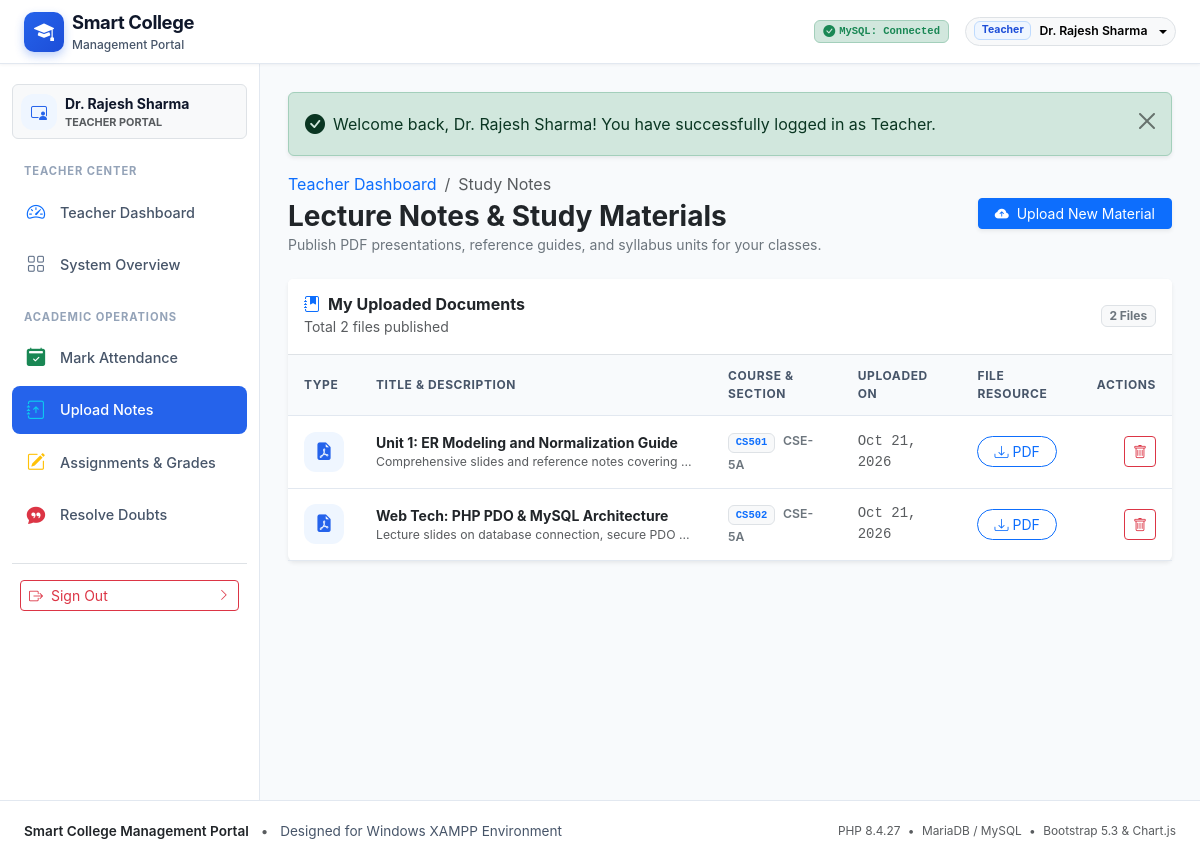
Screenshot of /modules/teacher/notes.php (signed in) with the database file from the repository.
### tables this page shows
CREATE TABLE `notes` (
  `id` INT AUTO_INCREMENT PRIMARY KEY,
  `subject_id` INT NOT NULL,
  `class_id` INT NOT NULL,
  `teacher_id` INT NOT NULL,
  `title` VARCHAR(200) NOT NULL,
  `description` TEXT NULL,
  `file_path` VARCHAR(255) NOT NULL,
  `file_type` VARCHAR(50) DEFAULT 'pdf',
  `uploaded_at` TIMESTAMP DEFAULT CURRENT_TIMESTAMP,
  CONSTRAINT `fk_notes_subject` FOREIGN KEY (`subject_id`)
    REFERENCES `subjects` (`id`) ON DELETE CASCADE ON UPDATE CASCADE,
  CONSTRAINT `fk_notes_class` FOREIGN KEY (`class_id`)
    REFERENCES `classes` (`id`) ON DELETE CASCADE ON UPDATE CASCADE,
  CONSTRAINT `fk_notes_teacher` FOREIGN KEY (`teacher_id`)
    REFERENCES `teacher_profiles` (`id`) ON DELETE CASCADE ON UPDATE CASCADE
);

CREATE TABLE `subjects` (
  `id` INT AUTO_INCREMENT PRIMARY KEY,
  `department_id` INT NOT NULL,
  `subject_name` VARCHAR(120) NOT NULL,
  `subject_code` VARCHAR(30) NOT NULL UNIQUE,
  `semester` INT NOT NULL,
  `created_at` TIMESTAMP DEFAULT CURRENT_TIMESTAMP,
  INDEX `idx_subjects_dept` (`department_id`),
  CONSTRAINT `fk_subjects_department` FOREIGN KEY (`department_id`)
    REFERENCES `departments` (`id`) ON DELETE CASCADE ON UPDATE CASCADE
);

CREATE TABLE `classes` (
  `id` INT AUTO_INCREMENT PRIMARY KEY,
  `department_id` INT NOT NULL,
  `class_name` VARCHAR(50) NOT NULL,
  `semester` INT NOT NULL,
  `academic_year` VARCHAR(20) NOT NULL,
  `created_at` TIMESTAMP DEFAULT CURRENT_TIMESTAMP,
  INDEX `idx_classes_dept` (`department_id`),
  CONSTRAINT `fk_classes_department` FOREIGN KEY (`department_id`)
    REFERENCES `departments` (`id`) ON DELETE CASCADE ON UPDATE CASCADE
);

### modules/teacher/notes.php (the view, shortened to what this page needs)
<?php
require_once __DIR__ . '/../../config/database.php';
require_once __DIR__ . '/../../includes/auth.php';
$currentUser = getCurrentUser();
$notesList       = [];
if ($pdo instanceof PDO) {
    try {
        $stmtProf = $pdo->prepare("SELECT id, department_id, employee_id FROM `teacher_profiles` WHERE `user_id` = :uid LIMIT 1");
        $stmtProf->execute([':uid' => $currentUser['id']]);
        $teacherProfile = $stmtProf->fetch();
        $teacherId = $teacherProfile['id'] ?? 0;
        if ($teacherId > 0) {
            $stmtNotes = $pdo->prepare("
                SELECT n.*, s.subject_name, s.subject_code, c.class_name, c.semester
                FROM `notes` n
                JOIN `subjects` s ON n.subject_id = s.id
                JOIN `classes` c ON n.class_id = c.id
                WHERE n.teacher_id = :tid
                ORDER BY n.uploaded_at DESC
            ");
            $stmtNotes->execute([':tid' => $teacherId]);
            $notesList = $stmtNotes->fetchAll();
        }
    } catch (PDOException $e) {
        error_log("Teacher Notes Query Error: " . $e->getMessage());
    }
}
require_once __DIR__ . '/../../includes/header.php';
require_once __DIR__ . '/../../includes/sidebar.php';
?>
<main class="portal-main-content">
    <?= renderFlashes() ?>
    <div class="d-flex flex-column flex-md-row justify-content-between align-items-md-center gap-3 mb-4">
        <div>
            <nav aria-label="breadcrumb">
                <ol class="breadcrumb mb-1 small">
                    <li class="breadcrumb-item"><a href="dashboard.php" class="text-decoration-none">Teacher Dashboard</a></li>
                    <li class="breadcrumb-item active" aria-current="page">Study Notes</li>
                </ol>
            </nav>
            <h2 class="h3 fw-bold text-dark mb-0">Lecture Notes & Study Materials</h2>
            <p class="text-secondary small mb-0">Publish PDF presentations, reference guides, and syllabus units for your classes.</p>
        </div>
        <button type="button" class="btn btn-primary btn-sm px-3 shadow-sm d-flex align-items-center gap-2" data-bs-toggle="modal" data-bs-target="#uploadNoteModal">
            <i class="bi bi-cloud-arrow-up-fill"></i>
            <span>Upload New Material</span>
        </button>
    </div>
    <div class="card border-0 shadow-sm mb-4">
        <div class="card-header bg-white py-3 border-bottom d-flex align-items-center justify-content-between">
            <div>
                <h6 class="mb-0 fw-bold"><i class="bi bi-journal-bookmark-fill text-primary me-2"></i>My Uploaded Documents</h6>
                <small class="text-muted">Total <?= count($notesList) ?> files published</small>
            </div>
            <span class="badge bg-light text-secondary border"><?= count($notesList) ?> Files</span>
        </div>
        <div class="card-body p-0">
            <div class="table-responsive">
                <table class="table-portal mb-0 align-middle">
                    <thead>
                        <tr>
                            <th>Type</th>
                            <th>Title & Description</th>
                            <th>Course & Section</th>
                            <th>Uploaded On</th>
                            <th>File Resource</th>
                            <th class="text-end">Actions</th>
                        </tr>
                    </thead>
                    <tbody>
                        <?php if (!empty($notesList)): ?>
                            <?php foreach ($notesList as $note): ?>
                                <tr>
                                    <td>
                                        <div class="stat-icon-wrapper stat-icon-blue" style="width: 40px; height: 40px; font-size: 1.1rem;">
                                            <i class="bi bi-file-earmark-<?= ($note['file_type'] === 'pdf') ? 'pdf' : 'text' ?>-fill"></i>
                                        </div>
                                    </td>
                                    <td>
                                        <div class="fw-bold text-dark"><?= htmlspecialchars($note['title']) ?></div>
                                        <small class="text-muted text-truncate d-block" style="max-width: 320px;">
                                            <?= htmlspecialchars($note['description'] ?: 'No description provided.') ?>
                                        </small>
                                    </td>
                                    <td>
                                        <span class="badge bg-light text-primary border font-monospace me-1"><?= htmlspecialchars($note['subject_code']) ?></span>
                                        <span class="fw-semibold small text-secondary"><?= htmlspecialchars($note['class_name']) ?></span>
                                    </td>
                                    <td class="small text-muted font-monospace">
                                        <?= date('M d, Y', strtotime($note['uploaded_at'])) ?>
                                    </td>
                                    <td>
                                        <a href="../../<?= htmlspecialchars($note['file_path']) ?>"
                                           class="btn btn-outline-primary btn-sm rounded-pill px-3"
                                           target="_blank"
                                           download>
                                            <i class="bi bi-download me-1"></i><?= strtoupper($note['file_type']) ?>
                                        </a>
                                    </td>
                                    <td class="text-end">
                                        <form method="POST" action="notes.php" onsubmit="return confirm('Are you sure you want to delete this study note and remove the file?');" class="d-inline">
                                            <button type="submit" class="btn btn-outline-danger btn-sm" title="Delete Note">
                                                <i class="bi bi-trash"></i>
                                            </button>
                                        </form>
                                    </td>
                                </tr>
                            <?php endforeach; ?>
                        <?php endif; ?>
                    </tbody>
                </table>
            </div>
        </div>
    </div>
</main>
<?php require_once __DIR__ . '/../../includes/footer.php'; ?>

### assets/css/style.css (style rules this page uses)
:root { --primary-color: #2563eb; --primary-hover: #1d4ed8; --primary-subtle: #eff6ff; --secondary-color: #475569; --success-color: #10b981; --success-subtle: #ecfdf5; --warning-color: #f59e0b; --warning-subtle: #fffbeb; --danger-color: #ef4444; --danger-subtle: #fef2f2; --info-color: #06b6d4; --info-subtle: #ecfeff; --body-bg: #f8fafc; --card-bg: #ffffff; --text-primary: #0f172a; --text-secondary: #475569; --text-muted: #94a3b8; --border-color: #e2e8f0; --sidebar-width: 260px; --topbar-height: 64px; --transition-speed: 0.25s; --shadow-sm: 0 1px 3px rgba(15, 23, 42, 0.05); --shadow-md: 0 4px 6px -1px rgba(15, 23, 42, 0.07), 0 2px 4px -2px rgba(15, 23, 42, 0.05); --shadow-lg: 0 10px 15px -3px rgba(15, 23, 42, 0.08), 0 4px 6px -4px rgba(15, 23, 42, 0.04); }
body { font-family: -apple-system, BlinkMacSystemFont, "Segoe UI", Roboto, "Helvetica Neue", Arial, sans-serif; background-color: var(--body-bg); color: var(--text-primary); min-height: 100vh; display: flex; flex-direction: column; }
.portal-main-content { flex: 1; padding: 1.75rem; overflow-x: hidden; }
.stat-icon-wrapper { width: 48px; height: 48px; border-radius: 0.75rem; display: flex; align-items: center; justify-content: center; font-size: 1.35rem; }
.stat-icon-blue { background-color: var(--primary-subtle); color: var(--primary-color); }
.table-portal { width: 100%; border-collapse: separate; border-spacing: 0; }
.table-portal thead th { background-color: #f8fafc; font-size: 0.75rem; text-transform: uppercase; letter-spacing: 0.05em; color: var(--text-secondary); font-weight: 700; border-bottom: 1px solid var(--border-color); padding: 0.75rem 1rem; }
.table-portal tbody td { padding: 0.85rem 1rem; border-bottom: 1px solid var(--border-color); font-size: 0.875rem; vertical-align: middle; }

### rows the page displays
notes: title "Unit 1: ER Modeling and Normalization Guide", description "Comprehensive slides and reference notes covering…", subject.subject_code "CS501", class.class_name "CSE-5A", uploaded_at "Oct 21, 2026", file_type "PDF"
notes: title "Web Tech: PHP PDO & MySQL Architecture", description "Lecture slides on database connection, secure PDO…", subject.subject_code "CS502", class.class_name "CSE-5A", uploaded_at "Oct 21, 2026", file_type "PDF"

### other values shown
$currentUser['role'] "Teacher"
$currentUser['full_name'] "Dr. Rajesh Sharma"
$currentUser['role'] "TEACHER"
$flash['message'] "Welcome back, Dr. Rajesh Sharma! You have successfully logged in as Teacher."
count($notesList) "2"
PHP_VERSION "8.4.27"
